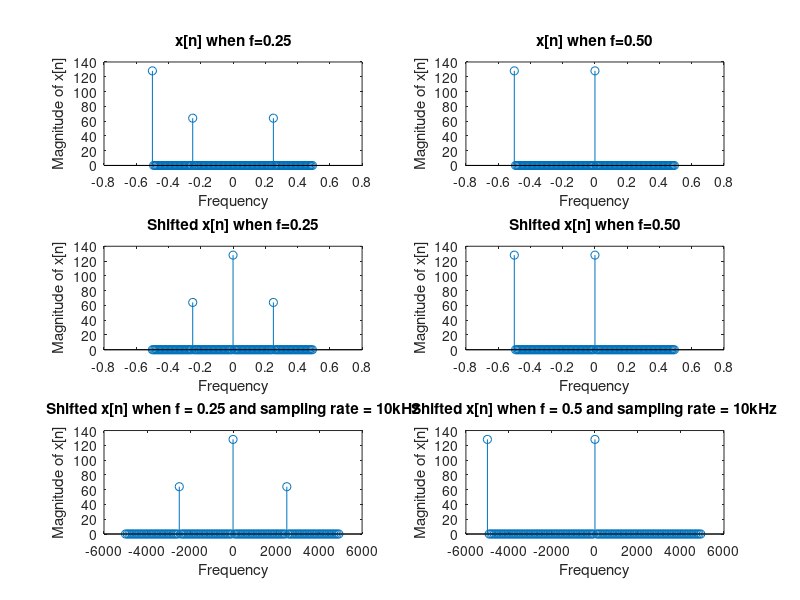

MATLAB code to generate this figure:
%EE 341 Lab 3 Assignment 1
%May 2 2017
%Name: Jeremy Liem 

clearvars;
close all;

%define variable
N= 0:127;
f=[0.25 0.5];
Fs=10000;

%create x1 and x2 where x1 corresponds to f=0.25 and x2 corresponds to
%f=0.5
x1=1+cos(2*pi*f(1)*N);
x2=1+cos(2*pi*f(2)*N);

%case where f = 0.25
y1=fft(x1);
y1_mag = abs(y1);
y1_shift = fftshift(y1);
y1_shift_mag = abs(y1_shift);

%case where f = 0.5
y2=fft(x2);
y2_mag = abs(y2);
y2_shift = fftshift(y2);
y2_shift_mag = abs(y2_shift);

%Calculate w for to plot the frequency content
N1 = length(N);
w_period = 1/N1;
w = (-N1/2:(N1/2)-1)*w_period;

w_period2 =Fs/N1;
w2 = (-N1/2:(N1/2)-1)*w_period2;
%Plot all of it using stem.
figure;
subplot(3,2,1);
stem(w,y1_mag);
xlabel('Frequency');
ylabel('Magnitude of x[n]');
title('x[n] when f=0.25');
subplot(3,2,2);
stem(w,y2_mag);
xlabel('Frequency');
ylabel('Magnitude of x[n]');
title('x[n] when f=0.50');
subplot(3,2,3);
stem(w,y1_shift_mag);
xlabel('Frequency');
ylabel('Magnitude of x[n]');
title('Shifted x[n] when f=0.25');
subplot(3,2,4);
stem(w,y2_shift_mag);
xlabel('Frequency');
ylabel('Magnitude of x[n]');
title('Shifted x[n] when f=0.50');
subplot(3,2,5);
stem(w2,y1_shift_mag);
xlabel('Frequency');
ylabel('Magnitude of x[n]');
title('Shifted x[n] when f = 0.25 and sampling rate = 10kHz');
subplot(3,2,6);
stem(w2,y2_shift_mag);
xlabel('Frequency');
ylabel('Magnitude of x[n]');
title('Shifted x[n] when f = 0.5 and sampling rate = 10kHz');



